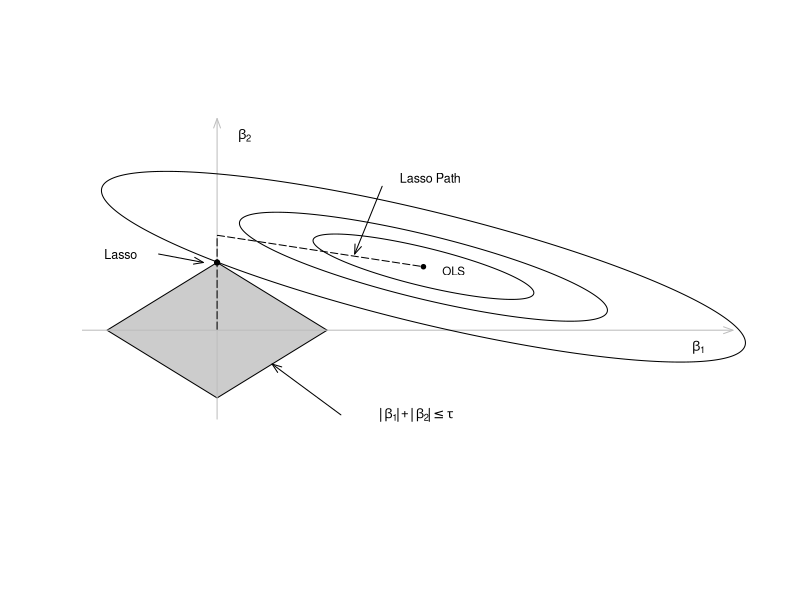
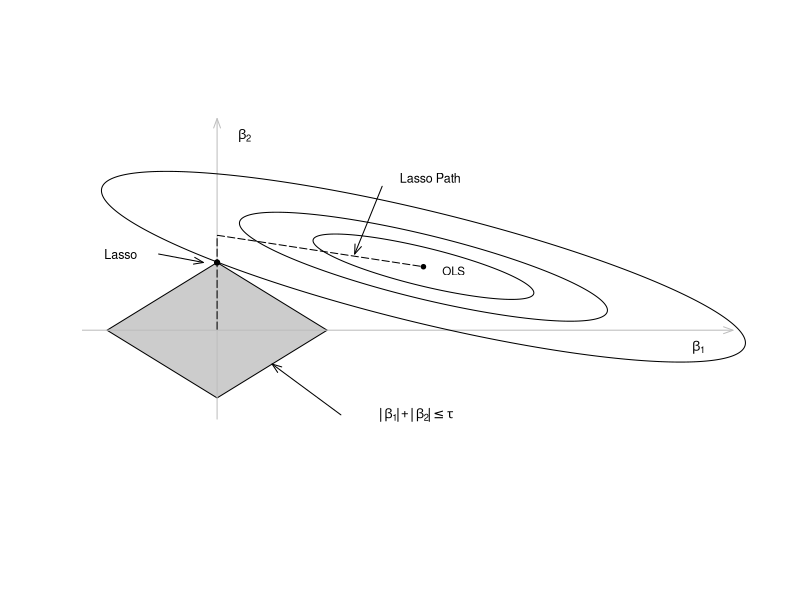

Generate these figures, in order, with R:
#####################################
### This file generates Figure 29.3
### LASSO
#####################################
### Uses package spatstat
#####################################

library(spatstat)

tau = .8
x <- seq(-tau,tau,by=0.001)
ay <- tau - abs(x)
beta <- matrix(c(3/2,3/4))
phi <- -pi/8
a <- 1.44
b <- a/4
Q <- matrix(0,2,2)
cphi <- cos(phi)
sphi <- sin(phi)
Q[1,1] <- (cphi/a)^2 + (sphi/b)^2
Q[2,2] <- (sphi/a)^2 + (cphi/b)^2
Q[1,2] <- Q[2,1] <- cphi*sphi*(1/a^2 - 1/b^2)
           
G <- 200
cmax <- abs(beta[1])+abs(beta[2])
R <- matrix(1,2,1)
Qi <- solve(Q)
betas <- matrix(0,G,2)
for (i in 1:G){
  ci <- i*cmax/G
  betar <- beta - (Qi%*%R)%*%(t(R)%*%beta-ci)%*%(1/(t(R)%*%Qi%*%R))
  if (betar[1] < 0) {
    betar[1] <- 0
    betar[2] <- ci
  }
  betas[i,] <- t(betar)
}


pdf("HANSEN29-3.pdf",family="Helvetica",colormodel='cmyk',width=4.5,height=4.5)
plot.new()
plot.window(c(-.8,3.75),c(-1.8,2.75))
polygon(c(x,rev(x)),c(ay,rev(-ay)),col=gray(.8))
arrows(-2,0,3.75,0,angle=20,length=.1,col="grey")
arrows(0,-1.05,0,2.5,angle=20,length=.1,col="grey")
text(3.5,-.2,expression(beta[1]),cex=.8)
text(.2,2.3,expression(beta[2]),cex=.8)
points(beta[1],beta[2],pch=19,col="black",cex=.6)
text(1.72,.7,"OLS",cex=.7)
W1 <- ellipse(a=a,b=b,centre=beta,phi=phi,npoly=1024)
plot(W1,add=TRUE)
W2 <- ellipse(a=a*.6,b=b*.6,centre=beta,phi=phi,npoly=1024)
plot(W2,add=TRUE)
W3 <- ellipse(a=a*1.75,b=b*1.75,centre=beta,phi=phi,npoly=1024)
plot(W3,add=TRUE)
text(1.45,-1,expression(abs(~beta[1])+abs(~beta[2])<=tau),cex=.8)
arrows(.9,-1,.4,-.4,angle=20,length=.1)
points(0,tau,pch=19,col="black",cex=.7)
text(-.7,.9,"Lasso",cex=.75)
arrows(-.425,.9,-.1,.8,angle=20,length=.1)
text(1.55,1.8,"Lasso Path",cex=.75)
arrows(1.2,1.7,1,.9,angle=20,length=.1)
lines(betas[,1],betas[,2],lty=5)
dev.off()

postscript("HANSEN29-3.eps",paper="special",width=4.5,height=4.5,horizontal=FALSE,onefile=FALSE,family="Helvetica",colormodel='cmyk')
plot.new()
plot.window(c(-.8,3.75),c(-1.8,2.75))
polygon(c(x,rev(x)),c(ay,rev(-ay)),col=gray(.8))
arrows(-2,0,3.75,0,angle=20,length=.1,col="grey")
arrows(0,-1.05,0,2.5,angle=20,length=.1,col="grey")
text(3.5,-.2,expression(beta[1]),cex=.8)
text(.2,2.3,expression(beta[2]),cex=.8)
points(beta[1],beta[2],pch=19,col="black",cex=.6)
text(1.72,.7,"OLS",cex=.7)
W1 <- ellipse(a=a,b=b,centre=beta,phi=phi,npoly=1024)
plot(W1,add=TRUE)
W2 <- ellipse(a=a*.6,b=b*.6,centre=beta,phi=phi,npoly=1024)
plot(W2,add=TRUE)
W3 <- ellipse(a=a*1.75,b=b*1.75,centre=beta,phi=phi,npoly=1024)
plot(W3,add=TRUE)
text(1.45,-1,expression(abs(~beta[1])+abs(~beta[2])<=tau),cex=.8)
arrows(.9,-1,.4,-.4,angle=20,length=.1)
points(0,tau,pch=19,col="black",cex=.7)
text(-.7,.9,"Lasso",cex=.75)
arrows(-.425,.9,-.1,.8,angle=20,length=.1)
text(1.55,1.8,"Lasso Path",cex=.75)
arrows(1.2,1.7,1,.9,angle=20,length=.1)
lines(betas[,1],betas[,2],lty=5)
dev.off()
